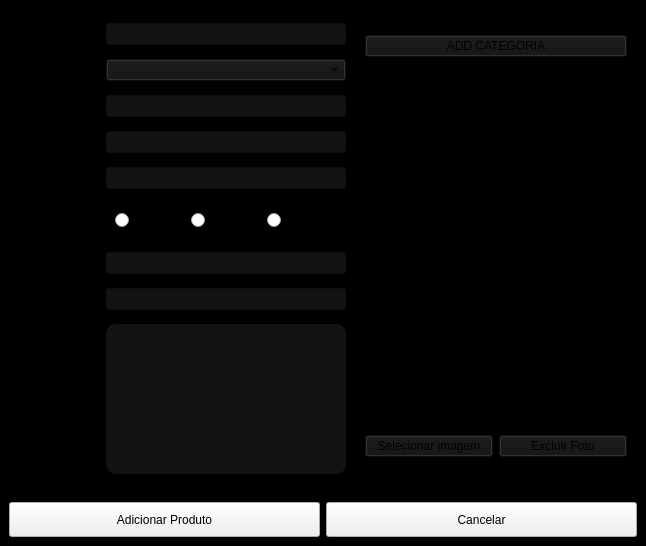
<?xml version="1.0" encoding="UTF-8"?>
<ui version="4.0">
 <class>MainWindow</class>
 <widget class="QMainWindow" name="MainWindow">
  <property name="geometry">
   <rect>
    <x>0</x>
    <y>0</y>
    <width>646</width>
    <height>546</height>
   </rect>
  </property>
  <property name="minimumSize">
   <size>
    <width>0</width>
    <height>0</height>
   </size>
  </property>
  <property name="maximumSize">
   <size>
    <width>1731691</width>
    <height>16777215</height>
   </size>
  </property>
  <property name="windowTitle">
   <string>CADASTRO DE PRODUTOS</string>
  </property>
  <property name="styleSheet">
   <string notr="true">#centralwidget {
	background-color: black;	
}

#centralwidget QLineEdit{
	background-color: #131314;	
}

#centralwidget QComboBox{
	background-color: #131314;
}

#centralwidget QPlainTextEdit{
	background-color: #131314;
	border-radius: 10px;
}

#centralwidget #widget_4  QPushButton {
	background-color: #131314;
}

#centralwidget #widget_4 QPushButton:hover {
	background-color: #3c3c3c;
}

#centralwidget #widget_4  QFrame {
	background-color: transparent;
}
</string>
  </property>
  <widget class="QWidget" name="centralwidget">
   <property name="styleSheet">
    <string notr="true"/>
   </property>
   <layout class="QGridLayout" name="gridLayout">
    <property name="leftMargin">
     <number>0</number>
    </property>
    <property name="topMargin">
     <number>0</number>
    </property>
    <property name="rightMargin">
     <number>0</number>
    </property>
    <property name="bottomMargin">
     <number>0</number>
    </property>
    <property name="spacing">
     <number>0</number>
    </property>
    <item row="3" column="1">
     <widget class="QWidget" name="widget_4" native="true">
      <property name="minimumSize">
       <size>
        <width>300</width>
        <height>0</height>
       </size>
      </property>
      <property name="styleSheet">
       <string notr="true"/>
      </property>
      <layout class="QGridLayout" name="gridLayout_3">
       <item row="2" column="0" colspan="3">
        <widget class="QFrame" name="frame">
         <property name="maximumSize">
          <size>
           <width>16777215</width>
           <height>75</height>
          </size>
         </property>
         <property name="styleSheet">
          <string notr="true"/>
         </property>
         <property name="frameShape">
          <enum>QFrame::Shape::StyledPanel</enum>
         </property>
         <property name="frameShadow">
          <enum>QFrame::Shadow::Raised</enum>
         </property>
         <layout class="QHBoxLayout" name="horizontalLayout">
          <item>
           <widget class="QPushButton" name="selecionar_imagem">
            <property name="text">
             <string>Selecionar imagem</string>
            </property>
           </widget>
          </item>
          <item>
           <widget class="QPushButton" name="limp_img">
            <property name="text">
             <string>Excluir Foto</string>
            </property>
           </widget>
          </item>
         </layout>
        </widget>
       </item>
       <item row="1" column="0" colspan="3">
        <widget class="QFrame" name="frame_2">
         <property name="sizePolicy">
          <sizepolicy hsizetype="Expanding" vsizetype="Preferred">
           <horstretch>0</horstretch>
           <verstretch>0</verstretch>
          </sizepolicy>
         </property>
         <property name="styleSheet">
          <string notr="true"/>
         </property>
         <property name="frameShape">
          <enum>QFrame::Shape::StyledPanel</enum>
         </property>
         <property name="frameShadow">
          <enum>QFrame::Shadow::Raised</enum>
         </property>
         <layout class="QHBoxLayout" name="horizontalLayout_2" stretch="0">
          <property name="spacing">
           <number>2</number>
          </property>
          <property name="leftMargin">
           <number>2</number>
          </property>
          <property name="topMargin">
           <number>2</number>
          </property>
          <property name="rightMargin">
           <number>2</number>
          </property>
          <property name="bottomMargin">
           <number>2</number>
          </property>
          <item>
           <widget class="QLabel" name="image_label">
            <property name="maximumSize">
             <size>
              <width>310</width>
              <height>378</height>
             </size>
            </property>
            <property name="styleSheet">
             <string notr="true"/>
            </property>
            <property name="text">
             <string/>
            </property>
            <property name="alignment">
             <set>Qt::AlignmentFlag::AlignCenter</set>
            </property>
           </widget>
          </item>
         </layout>
        </widget>
       </item>
       <item row="0" column="0" colspan="3">
        <widget class="QFrame" name="frame_3">
         <property name="sizePolicy">
          <sizepolicy hsizetype="Expanding" vsizetype="Preferred">
           <horstretch>0</horstretch>
           <verstretch>0</verstretch>
          </sizepolicy>
         </property>
         <property name="maximumSize">
          <size>
           <width>16777215</width>
           <height>75</height>
          </size>
         </property>
         <property name="styleSheet">
          <string notr="true"/>
         </property>
         <property name="frameShape">
          <enum>QFrame::Shape::StyledPanel</enum>
         </property>
         <property name="frameShadow">
          <enum>QFrame::Shadow::Raised</enum>
         </property>
         <layout class="QHBoxLayout" name="horizontalLayout_3">
          <item>
           <widget class="QPushButton" name="add_categoria">
            <property name="text">
             <string>ADD CATEGORIA</string>
            </property>
            <property name="icon">
             <iconset theme="QIcon::ThemeIcon::ListAdd"/>
            </property>
            <property name="iconSize">
             <size>
              <width>14</width>
              <height>32</height>
             </size>
            </property>
           </widget>
          </item>
         </layout>
        </widget>
       </item>
      </layout>
     </widget>
    </item>
    <item row="4" column="0" colspan="2">
     <widget class="QWidget" name="widget_3" native="true">
      <property name="sizePolicy">
       <sizepolicy hsizetype="Expanding" vsizetype="Preferred">
        <horstretch>0</horstretch>
        <verstretch>0</verstretch>
       </sizepolicy>
      </property>
      <property name="maximumSize">
       <size>
        <width>16777215</width>
        <height>75</height>
       </size>
      </property>
      <property name="styleSheet">
       <string notr="true"/>
      </property>
      <layout class="QGridLayout" name="gridLayout_4">
       <item row="0" column="0">
        <widget class="QPushButton" name="add_produto">
         <property name="minimumSize">
          <size>
           <width>0</width>
           <height>35</height>
          </size>
         </property>
         <property name="maximumSize">
          <size>
           <width>16777215</width>
           <height>16777215</height>
          </size>
         </property>
         <property name="styleSheet">
          <string notr="true"/>
         </property>
         <property name="text">
          <string>Adicionar Produto</string>
         </property>
        </widget>
       </item>
       <item row="0" column="1">
        <widget class="QPushButton" name="cancelar">
         <property name="minimumSize">
          <size>
           <width>0</width>
           <height>35</height>
          </size>
         </property>
         <property name="maximumSize">
          <size>
           <width>16777215</width>
           <height>16777215</height>
          </size>
         </property>
         <property name="text">
          <string>Cancelar</string>
         </property>
        </widget>
       </item>
      </layout>
     </widget>
    </item>
    <item row="3" column="0">
     <widget class="QWidget" name="widget_2" native="true">
      <layout class="QGridLayout" name="gridLayout_2">
       <property name="leftMargin">
        <number>9</number>
       </property>
       <property name="topMargin">
        <number>9</number>
       </property>
       <property name="rightMargin">
        <number>0</number>
       </property>
       <property name="bottomMargin">
        <number>0</number>
       </property>
       <property name="spacing">
        <number>0</number>
       </property>
       <item row="8" column="2">
        <widget class="QLineEdit" name="nome_input">
         <property name="maximumSize">
          <size>
           <width>240</width>
           <height>16777215</height>
          </size>
         </property>
        </widget>
       </item>
       <item row="8" column="0">
        <widget class="QLabel" name="label_6">
         <property name="text">
          <string>Nome</string>
         </property>
        </widget>
       </item>
       <item row="10" column="2">
        <widget class="QLineEdit" name="preco_venda_input">
         <property name="maximumSize">
          <size>
           <width>240</width>
           <height>16777215</height>
          </size>
         </property>
        </widget>
       </item>
       <item row="2" column="0">
        <widget class="QLabel" name="label">
         <property name="text">
          <string>Cód. PDV</string>
         </property>
        </widget>
       </item>
       <item row="13" column="2">
        <widget class="QLineEdit" name="estoque_min_input">
         <property name="maximumSize">
          <size>
           <width>240</width>
           <height>16777215</height>
          </size>
         </property>
        </widget>
       </item>
       <item row="13" column="0">
        <widget class="QLabel" name="label_5">
         <property name="text">
          <string>Estoque mín</string>
         </property>
        </widget>
       </item>
       <item row="14" column="0">
        <widget class="QLabel" name="label_13">
         <property name="text">
          <string>Descrição</string>
         </property>
         <property name="alignment">
          <set>Qt::AlignmentFlag::AlignLeading|Qt::AlignmentFlag::AlignLeft|Qt::AlignmentFlag::AlignTop</set>
         </property>
        </widget>
       </item>
       <item row="7" column="0">
        <widget class="QLabel" name="label_2">
         <property name="text">
          <string>Categoria</string>
         </property>
        </widget>
       </item>
       <item row="9" column="2">
        <widget class="QLineEdit" name="preco_custo_input">
         <property name="maximumSize">
          <size>
           <width>240</width>
           <height>16777215</height>
          </size>
         </property>
        </widget>
       </item>
       <item row="7" column="2">
        <widget class="QComboBox" name="categoria_combo">
         <property name="maximumSize">
          <size>
           <width>240</width>
           <height>16777215</height>
          </size>
         </property>
        </widget>
       </item>
       <item row="9" column="0">
        <widget class="QLabel" name="label_3">
         <property name="maximumSize">
          <size>
           <width>130</width>
           <height>16777215</height>
          </size>
         </property>
         <property name="text">
          <string>Preço Custo</string>
         </property>
        </widget>
       </item>
       <item row="12" column="2">
        <widget class="QLineEdit" name="Estoque_input">
         <property name="maximumSize">
          <size>
           <width>240</width>
           <height>16777215</height>
          </size>
         </property>
        </widget>
       </item>
       <item row="12" column="0">
        <widget class="QLabel" name="label_4">
         <property name="text">
          <string>Estoque</string>
         </property>
        </widget>
       </item>
       <item row="11" column="0">
        <widget class="QLabel" name="label_8">
         <property name="text">
          <string>Medida</string>
         </property>
        </widget>
       </item>
       <item row="2" column="2">
        <widget class="QLineEdit" name="cod_pdv_input">
         <property name="maximumSize">
          <size>
           <width>240</width>
           <height>16777215</height>
          </size>
         </property>
        </widget>
       </item>
       <item row="14" column="2">
        <widget class="QPlainTextEdit" name="desc_input">
         <property name="maximumSize">
          <size>
           <width>240</width>
           <height>150</height>
          </size>
         </property>
        </widget>
       </item>
       <item row="10" column="0">
        <widget class="QLabel" name="label_12">
         <property name="text">
          <string>Preço Venda</string>
         </property>
        </widget>
       </item>
       <item row="11" column="2">
        <widget class="QWidget" name="radioWidget" native="true">
         <property name="maximumSize">
          <size>
           <width>240</width>
           <height>35</height>
          </size>
         </property>
         <layout class="QHBoxLayout" name="horizontalLayout_4">
          <item>
           <widget class="QRadioButton" name="radioButton">
            <property name="text">
             <string>UN</string>
            </property>
            <attribute name="buttonGroup">
             <string notr="true">buttonGroup</string>
            </attribute>
           </widget>
          </item>
          <item>
           <widget class="QRadioButton" name="radioButton_2">
            <property name="text">
             <string>KG</string>
            </property>
            <attribute name="buttonGroup">
             <string notr="true">buttonGroup</string>
            </attribute>
           </widget>
          </item>
          <item>
           <widget class="QRadioButton" name="radioButton_3">
            <property name="text">
             <string>GR</string>
            </property>
            <attribute name="buttonGroup">
             <string notr="true">buttonGroup</string>
            </attribute>
           </widget>
          </item>
         </layout>
        </widget>
       </item>
      </layout>
     </widget>
    </item>
   </layout>
  </widget>
 </widget>
 <tabstops>
  <tabstop>cod_pdv_input</tabstop>
  <tabstop>nome_input</tabstop>
  <tabstop>preco_custo_input</tabstop>
  <tabstop>preco_venda_input</tabstop>
  <tabstop>Estoque_input</tabstop>
  <tabstop>estoque_min_input</tabstop>
  <tabstop>selecionar_imagem</tabstop>
  <tabstop>limp_img</tabstop>
  <tabstop>add_produto</tabstop>
  <tabstop>cancelar</tabstop>
 </tabstops>
 <resources/>
 <connections/>
 <buttongroups>
  <buttongroup name="buttonGroup"/>
 </buttongroups>
</ui>
